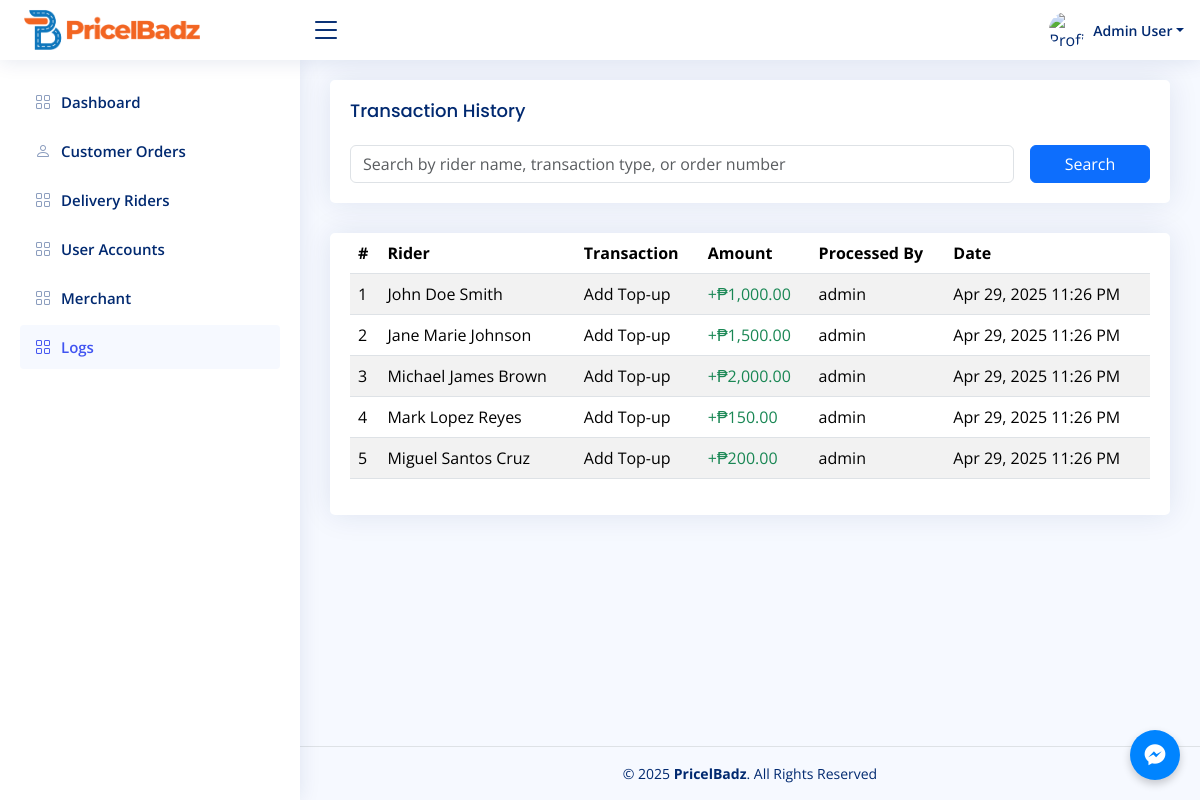
Before: /admin/logs.php (signed in) with the older database file.
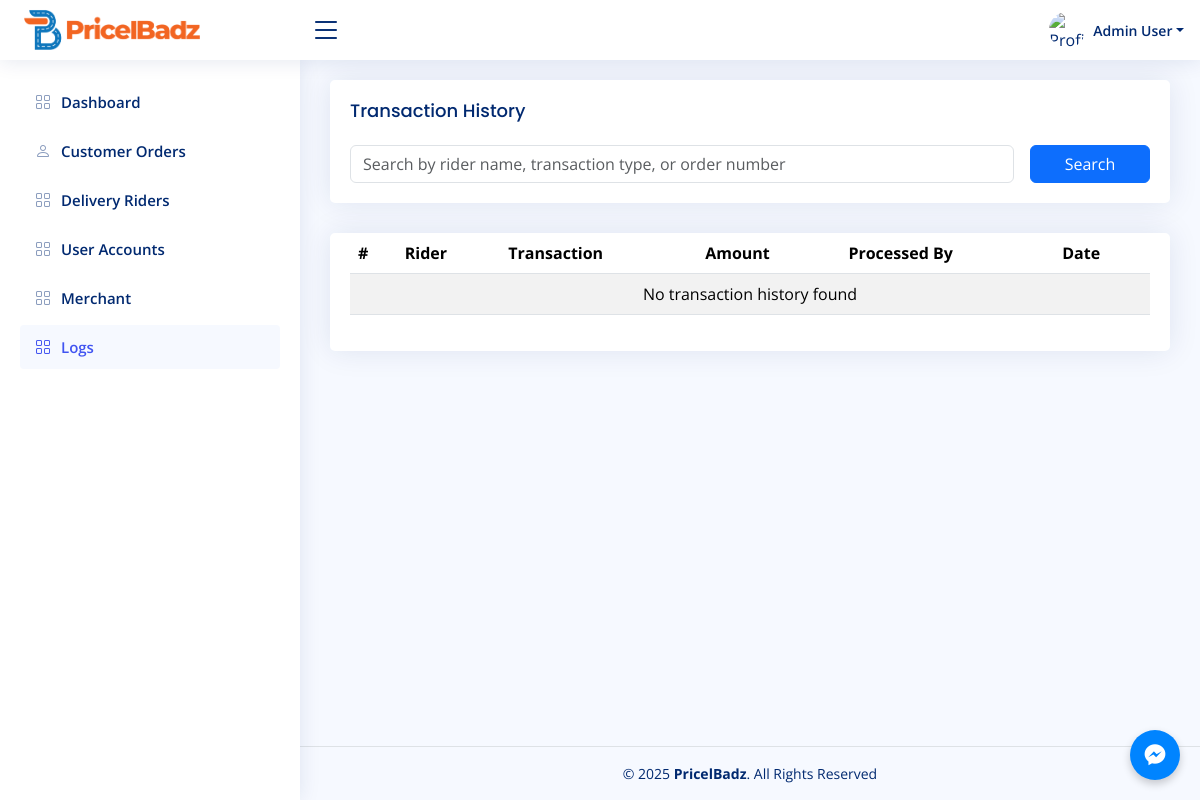
After: the same page with the newer database file.
### tables this page shows
CREATE TABLE IF NOT EXISTS `trider_topup_ledger` (
`id` int(11) NOT NULL AUTO_INCREMENT,
`rider_id` int(11) NOT NULL,
`transaction_type` enum('Add Top-up', 'Withdraw Top-up', 'Commission Deduction', 'Refund') NOT NULL,
`previous_balance` decimal(10, 2) NOT NULL,
`amount` decimal(10, 2) NOT NULL,
`current_balance` decimal(10, 2) NOT NULL,
`order_number` varchar(50) DEFAULT NULL,
`processed_by` varchar(100) NOT NULL,
`notes` text DEFAULT NULL,
`created_at` timestamp NOT NULL DEFAULT current_timestamp(),
PRIMARY KEY (`id`),
KEY `rider_id` (`rider_id`),
CONSTRAINT `trider_topup_ledger_ibfk_1` FOREIGN KEY (`rider_id`) REFERENCES `triders` (`id`) ON DELETE CASCADE
);

### admin/logs.php (the view, shortened to what this page needs)
<?php
include './header.php';
include '../config/connect.php';
$search = isset($_POST['search']) ? $_POST['search'] : '';
$query = "SELECT t.*,
          CONCAT(r.first_name, ' ', COALESCE(r.middle_name, ''), ' ', r.last_name) as fullname
          FROM trider_topup_ledger t
          JOIN triders r ON t.rider_id = r.id
          WHERE 1=1";
$query .= ' ORDER BY t.created_at DESC';
$stmt = $conn->prepare($query);
$stmt->execute();
$result = $stmt->get_result();
?>
<main id="main" class="main">
    <section class="section">
        <div class="row">
            <div class="col-lg-12">
                <div class="card">
                    <div class="card-body">
                        <h5 class="card-title">Transaction History</h5>
                        <form method="POST" class="row g-3">
                            <div class="col-md-10">
                                <input type="text" class="form-control" name="search" id="inputText"
                                    value="<?= htmlspecialchars($search) ?>"
                                    placeholder="Search by rider name, transaction type, or order number">
                            </div>
                            <div class="col-md-2">
                                <button type="submit" class="btn btn-primary w-100">Search</button>
                            </div>
                        </form>
                    </div>
                </div>
                <div class="card">
                    <div class="card-body">
                        <div class="table-responsive">
                            <table class="table table-striped table-hover">
                                <thead>
                                    <tr>
                                        <th>#</th>
                                        <th>Rider</th>
                                        <th>Transaction</th>
                                        <th>Amount</th>
                                        <th>Processed By</th>
                                        <th>Date</th>
                                    </tr>
                                </thead>
                                <tbody>
                                    <?php
                                    $count = 1;
                                    if ($result->num_rows > 0):
                                        while ($row = $result->fetch_assoc()):
                                            $is_positive_transaction = (
                                                $row['transaction_type'] === 'Add Top-up' ||
                                                $row['transaction_type'] === 'Refund Top-up' ||
                                                $row['transaction_type'] === 'Refund'
                                            );
                                            $amount_class = $is_positive_transaction ? 'text-success' : 'text-danger';
                                            $amount_prefix = $is_positive_transaction ? '+' : '-';
                                            $display_transaction = $row['transaction_type'];
                                    ?>
                                    <tr>
                                        <td><?= $count++ ?></td>
                                        <td><?= htmlspecialchars($row['fullname']) ?></td>
                                        <td><?= htmlspecialchars($display_transaction) ?></td>
                                        <td class="<?= $amount_class ?>">
                                            <?= $amount_prefix ?>₱<?= number_format($row['amount'], 2) ?>
                                        </td>
                                        <td><?= htmlspecialchars($row['processed_by']) ?></td>
                                        <td><?= date('M d, Y h:i A', strtotime($row['created_at'])) ?></td>
                                    </tr>
                                    <?php
                                        endwhile;
                                    else:
                                    ?>
                                    <tr>
                                        <td colspan="6" class="text-center">No transaction history found</td>
                                    </tr>
                                    <?php endif; ?>
                                </tbody>
                            </table>
                        </div>
                    </div>
                </div>
            </div>
        </div>
    </section>
</main>
<footer id="footer" class="footer border-top py-3">
    <div class="container">
        <div class="copyright text-center">
            &copy; 2025 <strong><span>PricelBadz</span></strong>. All Rights Reserved
        </div>
    </div>
</footer>

Changed rows visible on the page:
removed trider_topup_ledger: fullname "John Doe Smith", transaction_type "Add Top-up", transaction_type "+", amount "1,000.00", processed_by "admin", created_at "Apr 29, 2025 11:26 PM"
removed trider_topup_ledger: fullname "Jane Marie Johnson", transaction_type "Add Top-up", transaction_type "+", amount "1,500.00", processed_by "admin", created_at "Apr 29, 2025 11:26 PM"
removed trider_topup_ledger: fullname "Michael James Brown", transaction_type "Add Top-up", transaction_type "+", amount "2,000.00", processed_by "admin", created_at "Apr 29, 2025 11:26 PM"
removed trider_topup_ledger: fullname "Mark Lopez Reyes", transaction_type "Add Top-up", transaction_type "+", amount "150.00", processed_by "admin", created_at "Apr 29, 2025 11:26 PM"
removed trider_topup_ledger: fullname "Miguel Santos Cruz", transaction_type "Add Top-up", transaction_type "+", amount "200.00", processed_by "admin", created_at "Apr 29, 2025 11:26 PM"
Other visible differences:
text now shown: "No transaction history found"
